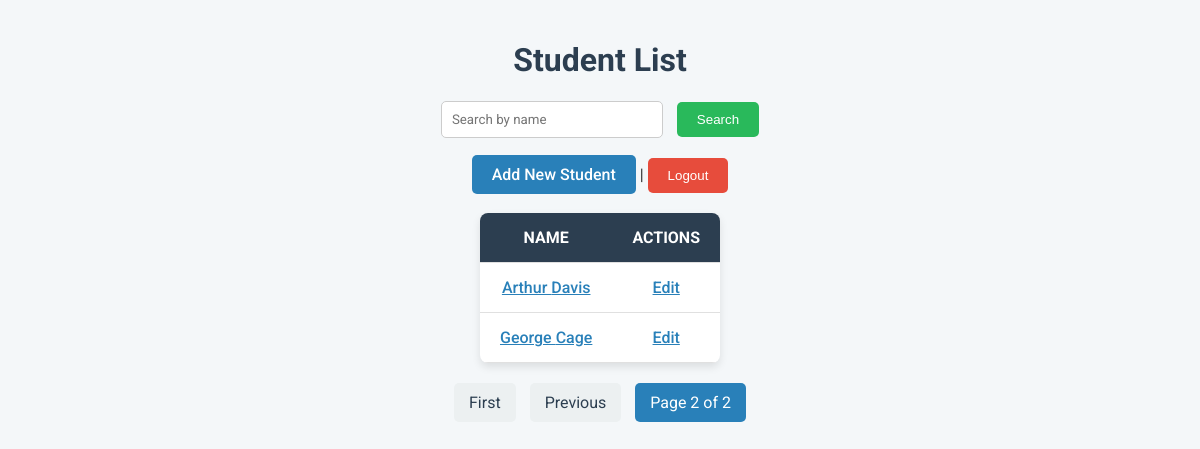
Page /?page=2 (signed in) on the committed database.
### blog/models.py (models this page shows, shortened)
class Student(models.Model):
    first_name = models.CharField(max_length=30)
    last_name = models.CharField(max_length=30)
    email = models.EmailField(
        max_length=254,
        validators=[EmailValidator(message="Enter a valid email address.")]
    )
    date_of_birth = models.DateField()
    enrolled = models.DateField()
    grade = models.IntegerField(
        validators=[MinValueValidator(1), MaxValueValidator(12)]
    )
    class Meta:
        verbose_name_plural = "Students"

### blog/views.py (the view)
# urls.py: path('', views.student_list, name='student_list'),
def student_list(request):
    query = request.GET.get('q')  # Get the search query
    if query:
        students = Student.objects.filter(
            Q(first_name__icontains=query) | Q(last_name__icontains=query)
        )
    else:
        students = Student.objects.all()  # Show all students if no search query
    paginator = Paginator(students, 5)  # Display 10 students per page
    page_number = request.GET.get('page')  # Get the current page number from the request
    page_obj = paginator.get_page(page_number)  # Get the appropriate page
    context = {
        "students": page_obj,  # Pass the page object to the template
        "paginator": paginator,  # Optional: pass paginator if you need it for extra logic
        "query": query,  # Pass the query to retain it in the search bar
    }
    return render(request, "blog/student_list.html", context)

### blog/templates/blog/student_list.html (shortened to what this page needs)
<!DOCTYPE html>
<html lang="en">
<head>
</head>
<body>
    <h1>Student List</h1>
    <form method="GET" action="{% url 'student_list' %}" class="search-form">
        <input type="text" name="q" placeholder="Search by name" value="{{ request.GET.q }}">
        <button type="submit">Search</button>
    </form>
    {% if user.is_authenticated %}
        <div class="add-student">
            <a href="{% url 'add_student' %}">Add New Student</a> |
            <form method="POST" action="{% url 'logout' %}" class="logout-form" style="display:inline;">
                <button type="submit">Logout</button>
            </form>
        </div>
    {% else %}
        <div class="add-student">
            <a href="{% url 'login' %}">Login</a>
        </div>
    {% endif %}
    <table>
        <thead>
            <tr>
                <th>Name</th>
                {% if user.is_authenticated %}
                <th>Actions</th>
                {% endif %}
            </tr>
        </thead>
        <tbody>
            {% for student in students %}
            <tr>
                <td>
                    <a href="{% url 'student_detail' student.id %}">{{ student.first_name }} {{ student.last_name }}</a>
                </td>
                {% if user.is_authenticated %}
                <td>
                    <a href="{% url 'edit_student' student.id %}">Edit</a>
                </td>
                {% endif %}
            </tr>
            {% empty %}
            <tr>
                <td colspan="{% if user.is_authenticated %}2{% else %}1{% endif %}">No students found</td>
            </tr>
            {% endfor %}
        </tbody>
    </table>
    <div class="pagination">
        {% if students.has_previous %}
            <a href="?page=1{% if query %}&q={{ query }}{% endif %}">First</a>
            <a href="?page={{ students.previous_page_number }}{% if query %}&q={{ query }}{% endif %}">Previous</a>
        {% endif %}
        <span>Page {{ students.number }} of {{ students.paginator.num_pages }}</span>
    </div>
</body>
</html>

### blog/templates/blog/student_list.html (style rules this page uses)
body { font-family: 'Roboto', sans-serif; background-color: #f4f7f9; color: #333; margin: 0; padding: 20px; }
h1 { text-align: center; color: #2c3e50; }
table { width: auto; border-collapse: collapse; margin: 20px auto; background-color: white; border-radius: 8px; overflow: hidden; box-shadow: 0 4px 8px rgba(0, 0, 0, 0.1); }
th, td { padding: 15px 20px; text-align: center; border-bottom: 1px solid #e0e0e0; }
th { background-color: #2c3e50; color: white; text-transform: uppercase; }
td a { color: #2980b9; font-weight: 500; }
.add-student, .pagination, .search-form { text-align: center; margin: 20px 0; }
.add-student a { background-color: #2980b9; color: white; padding: 10px 20px; text-decoration: none; border-radius: 5px; font-weight: 500; transition: background-color 0.3s ease; }
form.logout-form button { background-color: #e74c3c; color: white; border: none; padding: 10px 20px; border-radius: 5px; cursor: pointer; transition: background-color 0.3s ease; }
input[type="text"] { padding: 10px; width: 200px; border: 1px solid #ccc; border-radius: 5px; margin-right: 10px; font-family: 'Roboto', sans-serif; }
button[type="submit"] { background-color: #29b95b; color: white; border: none; padding: 10px 20px; border-radius: 5px; font-weight: 500; cursor: pointer; transition: background-color 0.3s ease; }
.pagination a, .pagination span { display: inline-block; padding: 10px 15px; margin: 0 5px; border-radius: 5px; color: #2c3e50; text-decoration: none; background-color: #ecf0f1; transition: background-color 0.3s ease; }
.pagination span { background-color: #2980b9; color: white; }

### rows in the picture
Student: first_name "Arthur", last_name "Davis"
Student: first_name "George", last_name "Cage"

### other values in the picture
{{ students.number }} "2"
{{ students.paginator.num_pages }} "2"
